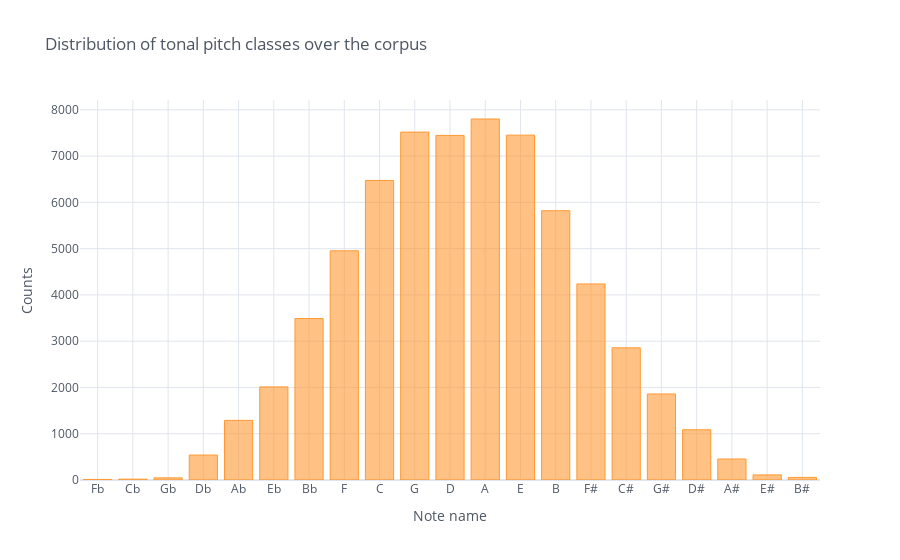

Notebook code for this chart:
### Code cell
notes.tpc.value_counts()\
        .sort_index()\
        .rename(tpc2name)\
        .iplot('bar', title='Distribution of tonal pitch classes over the corpus', xTitle='Note name', yTitle='Counts')

### Figure 1 — Plotly figure (JSON) as saved in the notebook; plotly's stock layout.template omitted (floating-point values rounded to 4 significant figures)
{"data": [{"marker": {"color": "rgba(255, 153, 51, 0.6)", "line": {"color": "rgba(255, 153, 51, 1.0)", "width": 1}}, "name": "tpc", "orientation": "v", "text": "", "type": "bar", "x": ["Fb", "Cb", "Gb", "Db", "Ab", "Eb", "Bb", "F", "C", "G", "D", "A", "E", "B", "F#", "C#", "G#", "D#", "A#", "E#", "B#"], "y": [12, 18, 46, 539, 1289, 2012, 3490, 4954, 6474, 7519, 7447, 7802, 7453, 5820, 4237, 2857, 1859, 1086, 454, 110, 56]}], "layout": {"legend": {"bgcolor": "#FFFFFF", "font": {"color": "#4D5663"}}, "paper_bgcolor": "#FFFFFF", "plot_bgcolor": "#FFFFFF", "title": {"font": {"color": "#4D5663"}, "text": "Distribution of tonal pitch classes over the corpus"}, "xaxis": {"gridcolor": "#E1E5ED", "showgrid": true, "tickfont": {"color": "#4D5663"}, "title": {"font": {"color": "#4D5663"}, "text": "Note name"}, "zerolinecolor": "#E1E5ED"}, "yaxis": {"gridcolor": "#E1E5ED", "showgrid": true, "tickfont": {"color": "#4D5663"}, "title": {"font": {"color": "#4D5663"}, "text": "Counts"}, "zerolinecolor": "#E1E5ED"}}}
